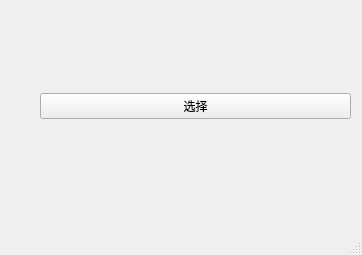
<?xml version="1.0" encoding="UTF-8"?>
<ui version="4.0">
 <class>MainWindow</class>
 <widget class="QMainWindow" name="MainWindow">
  <property name="geometry">
   <rect>
    <x>0</x>
    <y>0</y>
    <width>362</width>
    <height>255</height>
   </rect>
  </property>
  <property name="windowTitle">
   <string>WiFi Drop</string>
  </property>
  <widget class="QWidget" name="centralwidget">
   <widget class="QWidget" name="horizontalLayoutWidget">
    <property name="geometry">
     <rect>
      <x>40</x>
      <y>10</y>
      <width>311</width>
      <height>191</height>
     </rect>
    </property>
    <layout class="QHBoxLayout" name="horizontalLayout">
     <item>
      <layout class="QVBoxLayout" name="verticalLayout">
       <item>
        <spacer name="verticalSpacer">
         <property name="orientation">
          <enum>Qt::Vertical</enum>
         </property>
         <property name="sizeHint" stdset="0">
          <size>
           <width>20</width>
           <height>40</height>
          </size>
         </property>
        </spacer>
       </item>
       <item>
        <widget class="QPushButton" name="pushButtonChoose">
         <property name="text">
          <string>选择</string>
         </property>
        </widget>
       </item>
       <item>
        <spacer name="verticalSpacer_2">
         <property name="orientation">
          <enum>Qt::Vertical</enum>
         </property>
         <property name="sizeHint" stdset="0">
          <size>
           <width>20</width>
           <height>40</height>
          </size>
         </property>
        </spacer>
       </item>
      </layout>
     </item>
    </layout>
   </widget>
  </widget>
  <widget class="QMenuBar" name="menubar">
   <property name="geometry">
    <rect>
     <x>0</x>
     <y>0</y>
     <width>362</width>
     <height>23</height>
    </rect>
   </property>
  </widget>
  <widget class="QStatusBar" name="statusbar"/>
 </widget>
 <resources/>
 <connections/>
</ui>
